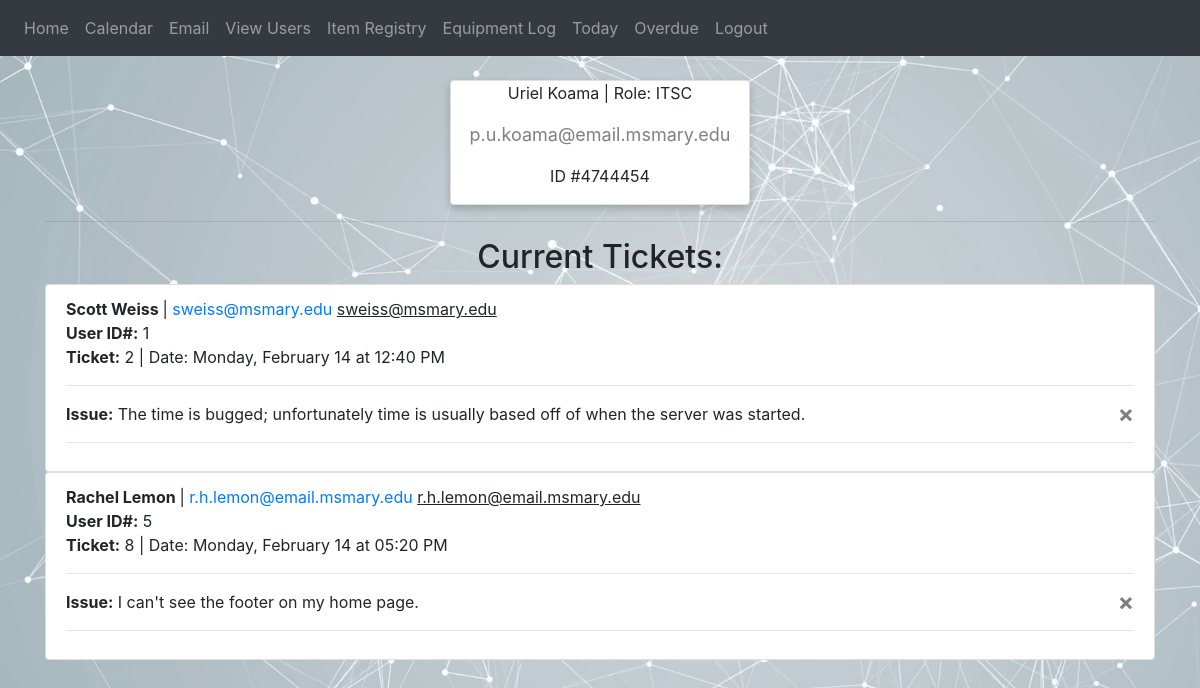
Before: /home (signed in) with the older database file.
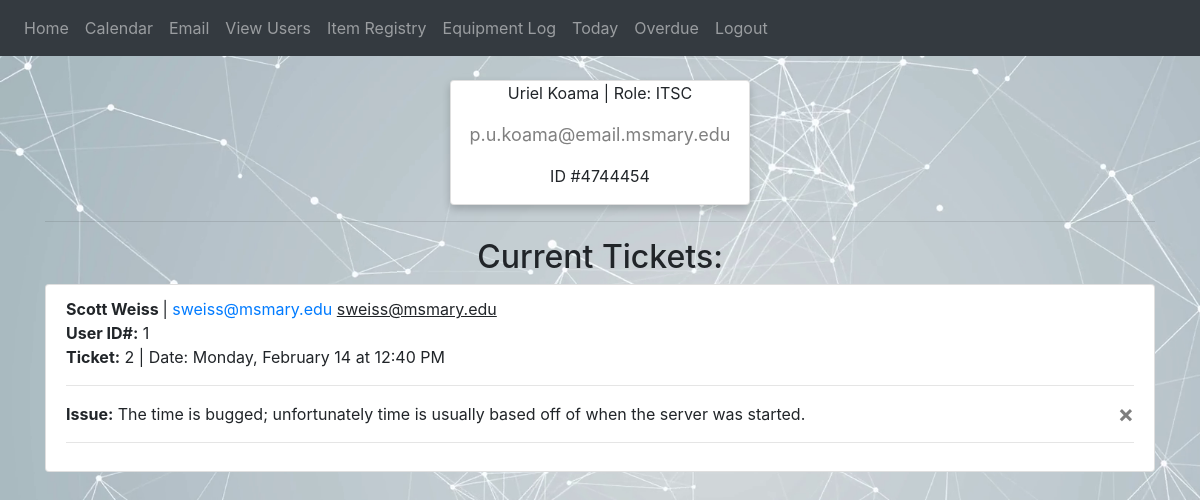
After: the same page with the newer database file.
### website/models.py (models this page shows)
class User(db.Model, UserMixin):
    id = db.Column(db.Integer, primary_key=True)
    email = db.Column(db.String(150), unique=True)
    password = db.Column(db.String(150))
    first_name = db.Column(db.String(75))
    last_name = db.Column(db.String(75))
    department = db.Column(db.String(150))
    tickets = db.relationship('Ticket')

class Ticket(db.Model):
    id = db.Column(db.Integer, primary_key=True)
    data = db.Column(db.String(10000))
    date = db.Column(db.DateTime, index=True, default=func.now())
    user_id = db.Column(db.Integer, db.ForeignKey('user.id'))

### website/routes.py (the view, shortened to what this page needs)
@routes.route('/', methods=['GET', 'POST'])
@routes.route('/home', methods=['GET', 'POST'])
@login_required
def home():
    tickets = Ticket.query.all()
    users = User.query.all()
    managers = User.query.filter_by(department='MANAGER').all()
    return render_template("home.html", user=current_user, tickets=tickets, users=users, managers=managers)

### website/__init__.py (called while the page is built)
def create_app():
    app = Flask(__name__)
    app.config['SECRET_KEY'] = 'hjshjhdjah kjshkjdhjs'
    app.config['SQLALCHEMY_DATABASE_URI'] = f'sqlite:///{DB_NAME}'
    app.config['SQLALCHEMY_TRACK_MODIFICATIONS'] = True
    db.init_app(app)
    from .routes import routes
    from .auth import auth
    app.register_blueprint(routes, url_prefix='/')
    app.register_blueprint(auth, url_prefix='/')
    from .models import User, Ticket
    create_database(app)
    login_manager = LoginManager()
    login_manager.login_view = 'auth.login'
    login_manager.init_app(app)
    @login_manager.user_loader
    def load_user(id):
        return User.query.get(int(id))
    return app

### website/templates/home.html (shortened to what this page needs)
{% extends "base.html" %} {% block title %}Home{% endblock %} {% block content %}
<br />
{% if user.department != "ITSC" and user.department != "MANAGER" and user.department != 'LEAD' %}
<div class="card" id="profile">
  <h1>{{ user.first_name }} {{ user.last_name}}</h1>
  <p class="title">E-mail: {{ user.email }}</p>
  <p>Department: {{ user.department }} | ID #68679{{ user.id }}</p>
</div>
<hr />
{% else %}
<div class="card" id="profile">
  <p>{{ user.first_name }} {{ user.last_name}} | Role: {{ user.department }}</p>
  <p class="title">{{ user.email }}</p>
  <p>ID #474445{{ user.id }}</p>
</div>
<hr />
{% endif %}
{% if user.department != "ITSC" and user.department != "MANAGER" and user.department != 'LEAD' %}
<h1 align="center">* Submit A Ticket *</h1>
<form method="POST">
  <textarea name="ticket" id="ticket" class="form-control"></textarea>
  <br />
  <div align="center">
    <button type="submit" class="btn btn-primary">Add Ticket</button>
  </div>
  <br />
  <hr />
  <h1 align="center">* My History *</h1>
  <ul class="list-group list-group-flush" id="tickets">
    {% for ticket in user.tickets %}
    <li class="list-group-item">
      Ticket #2021{{ user.id }}{{ ticket.id }}<br />
      DATE: {{ ticket.date.strftime('%A, %B %d at %I:%M %p ') }}<br />
      {{ ticket.data }}
      <button type="button" class="close" onClick="deleteTicket({{ ticket.id }})">
      <span aria-hidden="true">&times;</span>
      </button>
  </li>
  {% endfor %}
  </ul>
</form>
{% else %}
<h2 align="center">Current Tickets:</h2>
{% for data in tickets %}
<div>
<li class="list-group-item">
  {% for user in users %}{% if user.id == data.user_id %}<b>{{ user.first_name }} {{ user.last_name }} </b> |
  <a href="/email">{{ user.email }}</a>
    <u>{{user.email}}</u></a>{% endif %}{% endfor %} <br />
  <b>User ID#:</b> {{ data.user_id }} <br />
  <b>Ticket:</b> {{ data.id }} | Date: {{ data.date.strftime('%A, %B %d at %I:%M %p ') }} <br /><hr />
  <b>Issue:</b>
  {{ data.data }}
  <button type="button" class="close" onClick="deleteTicket({{ data.id }})">
    <span aria-hidden="true">&times;</span>
  </button>
  <hr />
</li>
</div>
{% endfor %}
{% endif %}
{% endblock %}

Changed rows visible on the page:
removed Ticket: user_id "5", id "8", date "Monday, February 14 at 05:20 PM", data "I can't see the footer on my home page."
removed User: first_name "Rachel", last_name "Lemon", email "r.h.lemon@email.msmary.edu", shown under "5"
